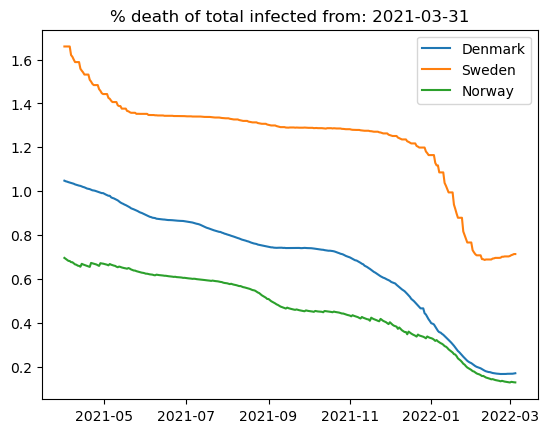

The Python source for this figure:
import pandas as pd
import matplotlib.pyplot as plt
import matplotlib as mpl
mpl.use("pdf")
def main(data,from_date,*countries):
    if not countries:
        print("You need to add countries as arguments")
    else:
        print("it works")
        #Filter so only april 2021 till now
        data.date = pd.to_datetime(data.date)
        from_month = pd.to_datetime(from_date)
        data = data[data["date"] > from_month]
        print(data)

        for country_name in countries:
            boolean_mask = data["location"] == country_name
            masked_data = data[boolean_mask]
            masked_data["percentage_death"] = (masked_data["total_deaths"] / masked_data["total_cases"]) * 100
            print(masked_data[:10])
            y_values = masked_data["percentage_death"].tolist()
            x_values = masked_data["date"].tolist()
            plt.plot(x_values, y_values, label = country_name)
        
        plt.title(f"% death of total infected from: {from_date}")
        plt.legend()
        plt.savefig('question4.png', bbox_inches='tight')
        

        ##total_death / total_cases * 100